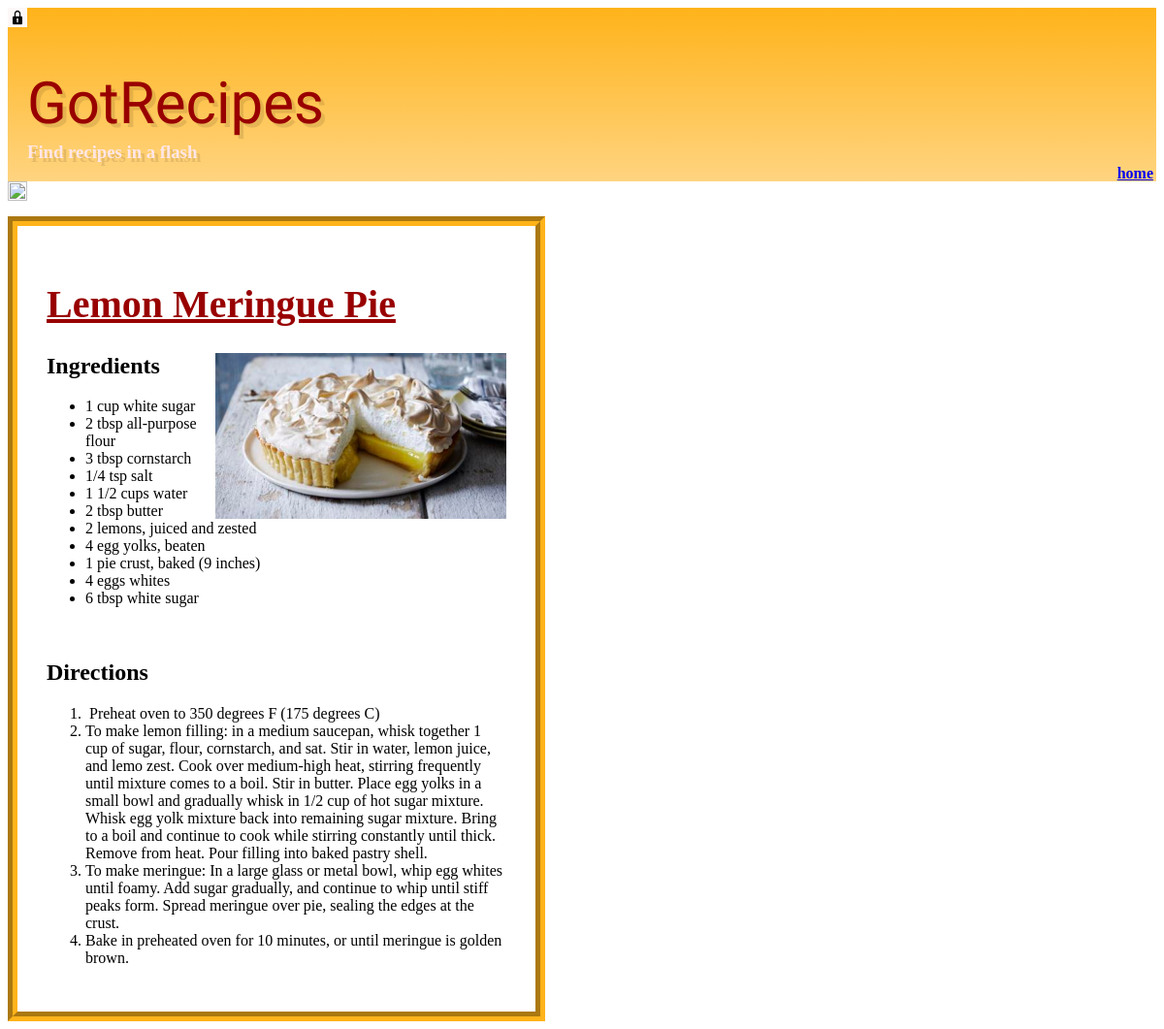
The page /recipe/15/ on the database its author committed.
### gotrecipes/models.py (models this page shows, shortened)
class Recipe(models.Model):
  title=models.CharField(max_length=200)
  ingredients=models.TextField()
  directions=models.TextField()
  image = models.ImageField(upload_to='recipe_images', default='recipe_images/default.png')

### gotrecipes/views.py (the view)
# urls.py: url(r'^recipe/(?P<pk>\d+)/$', views.recipe_detail, name='recipe_detail'),
def recipe_detail(request, pk):
	recipe=get_object_or_404(Recipe, pk=pk)
	return render(request, 'gotrecipes/recipe_detail.html', {'recipe': recipe})

### gotrecipes/templates/gotrecipes/recipe_detail.html (shortened to what this page needs)
{% extends 'gotrecipes/base.html' %}
{% load staticfiles %}
{% block content %}
	<div class="recipe-mods">
		<form>
			<img class="icon" value="Print this page"src="{% static 'images/printer.png' %}" alt='print' onClick="window.print()">
		</form>
		</div>
	<div class="recipe-detail">
		{% autoescape off %}
		<h1 id="recipe-title">{{ recipe.title }}</h1>
		<div>
			<img id='food-img' src="{{ recipe.image.url }}" alt='recipe-image' />
		</div>
		<h2>Ingredients</h2>
		<p>{{ recipe.ingredients }}</p>
		<br>
		<h2>Directions</h2>
		<p>{{ recipe.directions }}</p>
		{% endautoescape %}
	</div>
{% endblock %}

### gotrecipes/static/css/base.css (style rules this page uses)
.recipe-detail { border-color: #ffb31a; border-style: groove; border-width: 10px; }
h1,h3 { font: Helvetica, sans-serif; }
.icon { width: 20px; height: 20px }
#recipe-title { font-size: 40px; color: #990000; text-decoration: underline; }
.recipe-detail { padding: 30px; width: 40%; }
#food-img { max-height: 300px; max-width: 300px; float: right; }

### rows shown on the page
Recipe: title "Lemon Meringue Pie", image (picture), ingredients "1 cup white sugar 2 tbsp all-purpose flour 3 tbsp cornstarch 1/4 tsp salt 1 1/2 cups water 2 tbsp butter 2 lemons, juiced and zested 4 egg yolks, beaten 1 pie crust, baked (9 inches) 4 eggs whites 6 tbsp white sugar", directions "Preheat oven to 350 degrees F (175 degrees C) To make lemon filling: in a medium saucepan, whisk together 1 cup of sugar, flour, cornstarch, and sat. Stir in water, lemon juice, and lemo zest. Cook over medium-high heat, stirring frequently until mixture comes to a boil. Stir in butter. Place egg yolks in a small bowl and gradually whisk in 1/2 cup of hot sugar mixture. Whisk egg yolk mixture back into remaining sugar mixture. Bring to a boil and continue to cook while stirring constantly until thick. Remove from heat. Pour filling into baked pastry shell. To make meringue: In a large glass or metal bowl, whip egg whites until foamy. Add sugar gradually, and continue to whip until stiff…"
